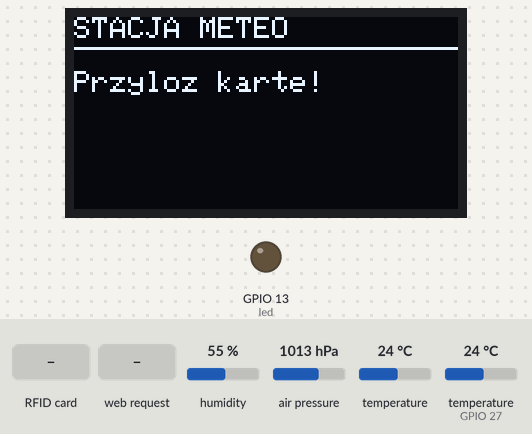
The sketch below on a simulated ESP32. Shown: 128×64 one-colour display, output pins drawn as LEDs (lit = HIGH). Inputs (shaded band) come from the test bench; at power-on: humidity 55 %, air pressure 1013 hPa, temperature 24 °C, temperature (sensor on GPIO 27) 24 °C. WiFi joins after 1.5 s; servers stay silent unless stated; what the sketch prints to the serial monitor is not drawn.

Above: at 2.8 s.
2.9 s: RFID card 71 CB B5 C0 held to the reader
At 4.9 s:
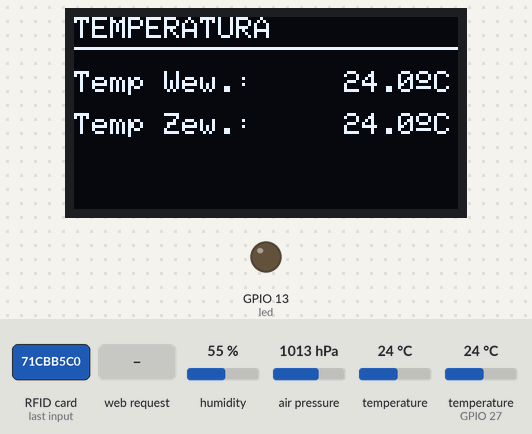
5.2 s: RFID card 61 AF 6F C1 held to the reader
At 8.0 s:
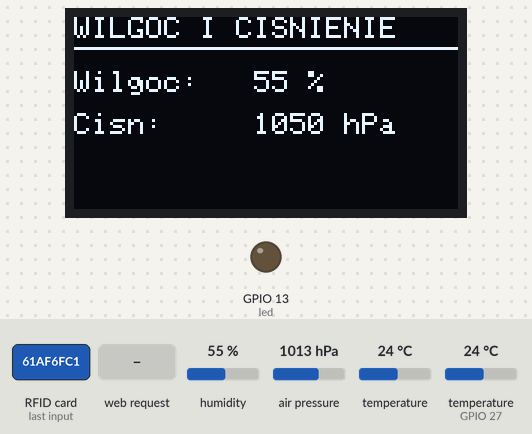
8.2 s: RFID card 01 49 BF BE held to the reader
At 11.0 s:
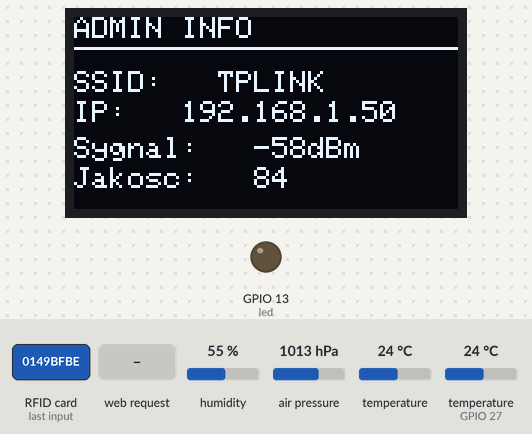
11.2 s: RFID card 5E 7A 19 C4 held to the reader
At 14.0 s:
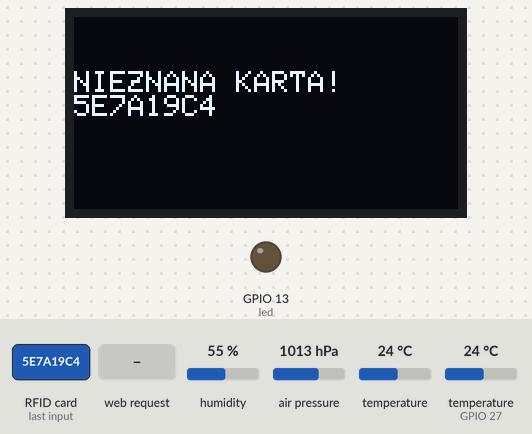
14.2 s: HTTP request GET / received
At 17.2 s:
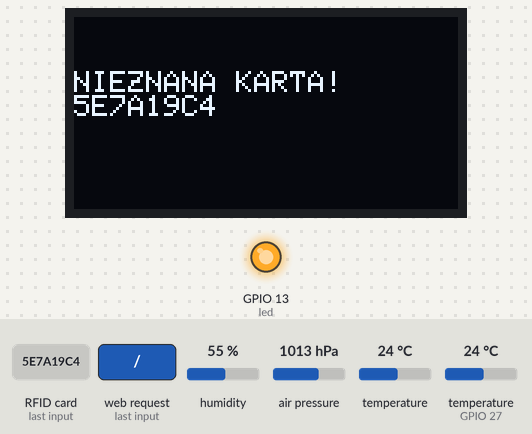
Timing chart, 0 to 18.9 s (numbered marks = the images above; inputs shaded):
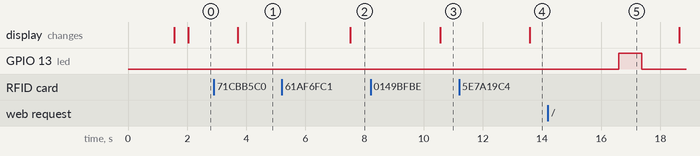

Measured:
- after the input at 2.9 s, the display: changes after 0.82 s (image 1)
- after the input at 5.2 s, the display: changes after 2.3 s (image 2)
- after the input at 8.2 s, the display: changes after 2.4 s (image 3)
- after the input at 11.2 s, the display: changes after 2.4 s (image 4)
- after the input at 14.2 s, GPIO 13 (led): LOW → HIGH after 2.4 s, → LOW 0.77 s later

The sketch:

working_project.ino
```cpp
/*
  Projekt stacji meteo: RFID RC522 (SPI) + Czujnik BME280 (SPI na CS: 15) + Wyświetlacz OLED SH1106 (I2C)
*/

#include <SPI.h>
#include <Wire.h>
#include <Adafruit_GFX.h>
#include <Adafruit_SSD1306.h>

// Biblioteki dla RFID (MFRC522v2)
#include <MFRC522v2.h>
#include <MFRC522DriverSPI.h>
#include <MFRC522DriverPinSimple.h>
#include <MFRC522Debug.h>

// Biblioteki dla czujnika BME280
#include <Adafruit_Sensor.h>
#include <Adafruit_BME280.h>

// Biblioteki dla zewnetrznego czujnika temperatury DS18B20
#include <OneWire.h>
#include <DallasTemperature.h>

// Webserver biblioteki
#include <Arduino.h>
#include <WiFi.h>
#include <WiFiMulti.h>
#include <NetworkClient.h>
#include <WebServer.h>
#include <ESPmDNS.h>

WiFiMulti wifiMulti;
WebServer server(80);

// Konfiguracja ekranu OLED (I2C)
#define SCREEN_WIDTH 128
#define SCREEN_HEIGHT 64
Adafruit_SSD1306 display(SCREEN_WIDTH, SCREEN_HEIGHT, &Wire, -1);

// Wspólne piny magistrali SPI dla RFID oraz BME280
#define SPI_SCK  18
#define SPI_MISO 19
#define SPI_MOSI 23

// Osobne piny CS (Chip Select) dla każdego urządzenia SPI
#define RFID_CS   5  // Pin CS dla czytnika RFID
#define BME_CS   15  // Twój wybrany pin CS dla BME280

// Pin dla OneWire
#define ONE_WIRE_BUS 27

// Inicjalizacja BME280 w trybie Hardware SPI przy użyciu dedykowanego pinu CS
Adafruit_BME280 bme(BME_CS);

// Inicjalizacja RFID
MFRC522DriverPinSimple ss_pin(RFID_CS);
MFRC522DriverSPI driver{ss_pin};
MFRC522 mfrc522{driver};

// Inicjalizacja OneWire
OneWire oneWire(ONE_WIRE_BUS);
DallasTemperature sensors(&oneWire);

unsigned long prevTime = 0;
const long refreshInterval = 2000;
char temp[2400];

const int led = 13;
int curr_screen = 0;

void handleRoot() {
  digitalWrite(led, 1);

  sensors.requestTemperatures();
  float outdoorTemp = sensors.getTempCByIndex(0);
  float indoorTemp = bme.readTemperature();
  float hum = bme.readHumidity();

  float raw_pres = bme.readPressure() / 100.0F;
  float wysokosc_npm = 316.0;
  float pres = raw_pres * pow((1.0 - ((0.0065 * wysokosc_npm) / (indoorTemp + (0.0065 * wysokosc_npm) + 273.15))), -5.255);


  snprintf(
    temp, 2400,

    "<html>\
  <head>\
    <meta http-equiv='refresh' content='5'/>\
    <meta charset='UTF-8'>\
    <title>Stacja Meteo</title>\
    <style>\
      body { background-color: #121212; font-family: 'Segoe UI', Arial, sans-serif; color: #e0e0e0; margin: 0; padding: 20px; display: flex; justify-content: center; }\
      .container { max-width: 500px; width: 100%%; background: #1e1e1e; padding: 25px; border-radius: 12px; box-shadow: 0 4px 15px rgba(0,0,0,0.5); }\
      h1 { text-align: center; color: #00adb5; font-size: 24px; margin-bottom: 25px; text-transform: uppercase; letter-spacing: 1px; }\
      .param-box { display: flex; justify-content: space-between; align-items: center; padding: 12px 0; border-bottom: 1px solid #2d2d2d; }\
      .param-box:last-child { border-bottom: none; }\
      .label { font-size: 16px; color: #aaaaaa; }\
      .value { font-size: 18px; font-weight: bold; color: #ffffff; }\
      .rfid { color: #ffb400; font-family: monospace; }\
    </style>\
  </head>\
  <body>\
    <div class='container'>\
      <h1>Stacja Meteo</h1>\
      <div class='param-box'><span class='label'>Temp. Wewnętrzna:</span><span class='value'>%.1f &deg;C</span></div>\
      <div class='param-box'><span class='label'>Temp. Zewnętrzna:</span><span class='value'>%.1f &deg;C</span></div>\
      <div class='param-box'><span class='label'>Wilgotność:</span><span class='value'>%.0f %%</span></div>\
      <div class='param-box'><span class='label'>Ciśnienie:</span><span class='value'>%.0f hPa</span></div>\
    </div>\
  </body>\
</html>",
    indoorTemp, outdoorTemp, hum, pres
  );
  server.send(200, "text/html", temp);
  digitalWrite(led, 0);
}

void handleNotFound() {
  digitalWrite(led, 1);
  String message = "File Not Found\n\n";
  message += "URI: ";
  message += server.uri();
  message += "\nMethod: ";
  message += (server.method() == HTTP_GET) ? "GET" : "POST";
  message += "\nArguments: ";
  message += server.args();
  message += "\n";

  for (int i = 0; i < server.args(); i++) {
    message += " " + server.argName(i) + ": " + server.arg(i) + "\n";
  }

  server.send(404, "text/plain", message);
  digitalWrite(led, 0);
}

void setup() {
  pinMode(led, OUTPUT);
  digitalWrite(led, 0);
  Serial.begin(115200);
  while (!Serial);

  WiFi.mode(WIFI_STA);
  wifiMulti.addAP("TPLINK", "zxc444ZXC");
  wifiMulti.addAP("łajfi", "oviw7928");
  Serial.println("WiFi Connecting...");

  // Wait for connection
  while (wifiMulti.run() != WL_CONNECTED) {
    delay(500);
    Serial.print(".");
  }

  Serial.println("");
  Serial.print("WiFi Connected!");
  Serial.print("IP address: ");
  Serial.println(WiFi.localIP());
  Serial.print("SSID: ");
  Serial.println(WiFi.SSID());

  Wire.begin(21, 22);
  if(!display.begin(SSD1306_SWITCHCAPVCC, 0x3C)) {
    Serial.println(F("Nie znaleziono ekranu SSD1306"));
    for(;;);
  }

  display.clearDisplay();
  display.setTextColor(SSD1306_WHITE);
  display.setTextSize(1);
  display.setCursor(0, 22);
  display.println("Uruchamianie...");
  display.display();

  SPI.begin(SPI_SCK, SPI_MISO, SPI_MOSI);

  mfrc522.PCD_Init();

  sensors.begin();

  if (!bme.begin()) {
    display.clearDisplay();
    display.setCursor(0, 10);
    display.println("Brak BME280");
    display.display();
    while (1) delay(10);
  }

  server.on("/", handleRoot);
  server.onNotFound(handleNotFound);
  server.begin();
  Serial.println("HTTP server started");
}

void loop() {
  if (wifiMulti.run() != WL_CONNECTED) {
    Serial.println("Reconnecting Wi-Fi...");
    delay(500);
    return;
  }

  server.handleClient();

  unsigned long currentTime = millis();
  if (currentTime - prevTime >= refreshInterval) {
    prevTime = currentTime;
    switch (curr_screen) {
      case 0:
        showMeteo();
        break;

      case 1:
        showTemperatures();
        break;

      case 2:
        showHumidityPressure();
        break;

      case 3:
        showAdminData();
        break;

      case 4:
        saveBattery();
        break;

      default:
        showMeteo();
        curr_screen = 0;
        break;
    }
  }

  if (mfrc522.PICC_IsNewCardPresent() && mfrc522.PICC_ReadCardSerial()) {
    // MFRC522Debug::PICC_DumpToSerial(mfrc522, Serial, &(mfrc522.uid));

    String cardUID = "";
    for (byte i = 0; i < mfrc522.uid.size; i++) {
      if(mfrc522.uid.uidByte[i] < 0x10) cardUID += "0";
      cardUID += String(mfrc522.uid.uidByte[i], HEX);
    }
    cardUID.toUpperCase();
    cardUID.trim();

    if(cardUID == "71CBB5C0"){
      display.ssd1306_command(SSD1306_DISPLAYON);
      curr_screen = 1;
      showTemperatures();
    }else if (cardUID == "61AF6FC1"){
      display.ssd1306_command(SSD1306_DISPLAYON);
      curr_screen = 2;
      showHumidityPressure();
    }else if (cardUID == "0149BFBE" || cardUID == "149BFBE"){
      display.ssd1306_command(SSD1306_DISPLAYON);
      curr_screen = 3;
      showAdminData();
    }else if (cardUID == "41C03107"){
      curr_screen = 4;
      saveBattery();
    }else {
      display.clearDisplay();
      display.setCursor(0, 18);
      display.println("NIEZNANA KARTA!");
      display.println(cardUID);
      display.display();
    }

    delay(3000);
    prevTime = millis();
  }

  delay(10);
}

void showMeteo() {
  display.clearDisplay();

  display.setTextSize(1);
  display.setCursor(0, 0);
  display.println("STACJA METEO");
  display.drawFastHLine(0, 10, 128, WHITE);

  display.setTextSize(1);
  display.setCursor(0, 18);
  display.println("Przyloz karte!");

  display.display();
}

void showTemperatures(){
  sensors.requestTemperatures();
  float outdoorTemp =  sensors.getTempCByIndex(0);
  float temp = bme.readTemperature();

  display.clearDisplay();

  display.setTextSize(1);
  display.setCursor(0, 0);
  display.println("TEMPERATURA");
  display.drawFastHLine(0, 10, 128, WHITE);

  display.setCursor(0, 18);
  display.print("Temp Wew.:     ");
  display.print(temp, 1);
  display.write(167);
  display.println("C");

  display.setCursor(0, 32);
  display.print("Temp Zew.:     ");
  display.print(outdoorTemp, 1);
  display.write(167);
  display.println("C");

  display.display();
}

void showHumidityPressure(){
  sensors.requestTemperatures();
  float hum = bme.readHumidity();

  float temp = bme.readTemperature();
  float raw_pres = bme.readPressure() / 100.0F;
  float wysokosc_npm = 316.0;
  float pres = raw_pres * pow((1.0 - ((0.0065 * wysokosc_npm) / (temp + (0.0065 * wysokosc_npm) + 273.15))), -5.255);

  display.clearDisplay();

  display.setTextSize(1);
  display.setCursor(0, 0);
  display.println("WILGOC I CISNIENIE");
  display.drawFastHLine(0, 10, 128, WHITE);

  display.setCursor(0, 18);
  display.print("Wilgoc:   ");
  display.print(hum, 0);
  display.println(" %");

  display.setCursor(0, 32);
  display.print("Cisn:     ");
  display.print(pres, 0);
  display.println(" hPa");

  display.display();
}

void showAdminData(){
  int WiFiQuality = getWiFiQuality();

  display.clearDisplay();

  display.setTextSize(1);
  display.setCursor(0, 0);
  display.println("ADMIN INFO");
  display.drawFastHLine(0, 10, 128, WHITE);

  display.setCursor(0, 18);
  display.print("SSID:   ");
  display.print(WiFi.SSID());

  display.setCursor(0, 28);
  display.print("IP:   ");
  display.print(WiFi.localIP());

  display.setCursor(0, 40);
  display.print("Sygnal:   ");
  display.print(WiFi.RSSI());
  display.print("dBm");
  display.setCursor(0, 50);
  display.print("Jakosc:   ");
  display.print(WiFiQuality);

  display.display();
}

void saveBattery(){
  display.clearDisplay();
  display.display();
  display.ssd1306_command(SSD1306_DISPLAYOFF);
}

int getWiFiQuality() {
  long rssi = WiFi.RSSI();

  if (rssi <= -100) return 0;
  if (rssi >= -50)  return 100;

  return map(rssi, -100, -50, 0, 100);
}
```
